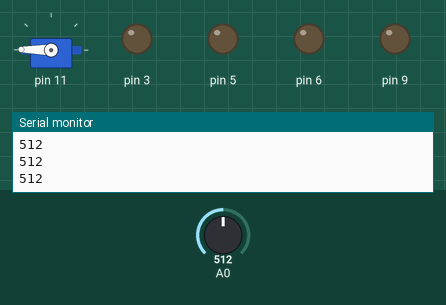
The sketch below on a simulated Arduino Uno, built with avr-gcc and run on an emulated ATmega328P. Parts: servo, output pins drawn as LEDs (lit = HIGH), the last lines printed to the serial monitor. The inputs (shaded band) are chosen by the test bench; at power-on: A0 = 512.

Above: at 1.2 s.
1.3 s: A0 set to 306
At 2.7 s:
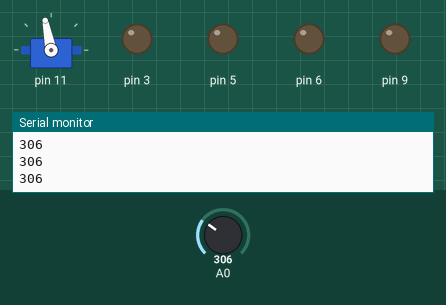
3.0 s: A0 set to 122
At 4.1 s:
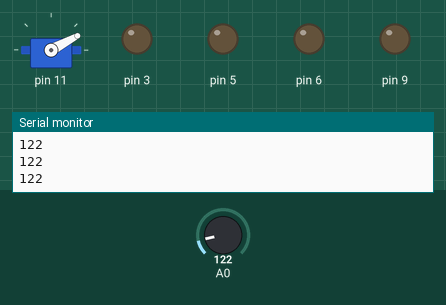
4.5 s: A0 set to 0
At 5.3 s:
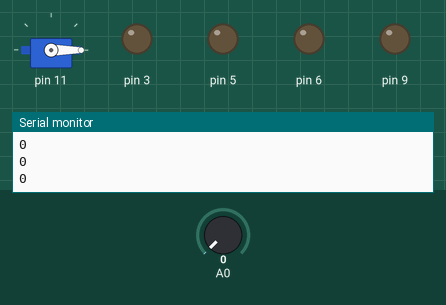
6.0 s: A0 set to 511
At 6.5 s:
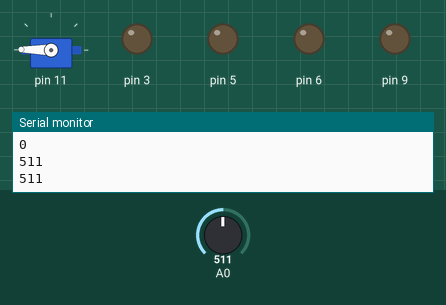
Timing chart, 0 to 8.5 s (numbered marks = the images above; inputs shaded):
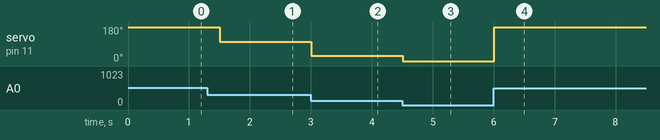

The sketch:

_07_servos.ino
```cpp
#include <Servo.h>

enum class PIN : int {
    // PWM output pins.
    LED_0 = 3,
    LED_1 = 5,
    LED_2 = 6,
    LED_3 = 9,
    SERVO = 11,

    // Analog input pins.
    IR_SENSOR = 0
};

Servo servo;
int servoPosition = 0;

void setup() {
    pinMode((int)PIN::LED_0, OUTPUT);
    pinMode((int)PIN::LED_1, OUTPUT);
    pinMode((int)PIN::LED_2, OUTPUT);
    pinMode((int)PIN::LED_3, OUTPUT);
    servo.attach((int)PIN::SERVO);

    Serial.begin(9600);
}

void loop() {
    int distance = analogRead((int)PIN::IR_SENSOR);
    servoPosition = constrain(map(distance, 50, 500, 0, 179), 0, 179);
    servo.write(servoPosition);

    Serial.println(distance);

    delay(300);
}
```

Measured:
- after the input at 1.3 s, servo on pin 11: 179° → 101° after 0.20 s
- after the input at 3.0 s, servo on pin 11: 101° → 28° at once
- after the input at 4.5 s, servo on pin 11: 28° → 0° at once
- after the input at 6.0 s, servo on pin 11: 0° → 179° at once
